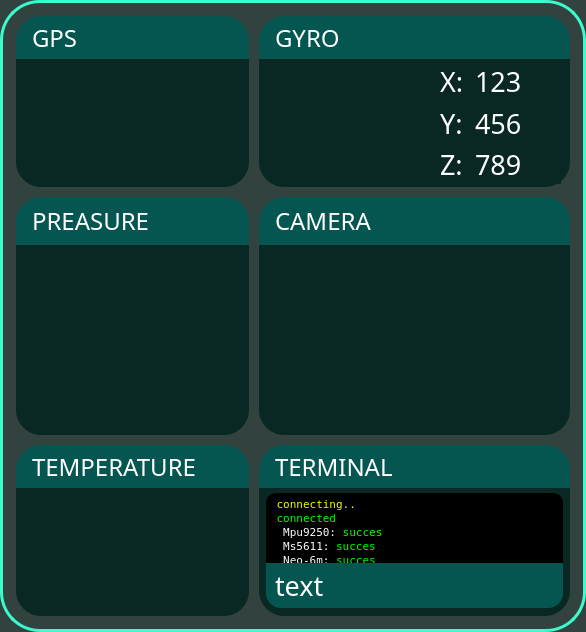
        <widget class="QWidget" name="centerColumn" native="true">
         <property name="font">
          <font>
           <family>BankGothic Md BT</family>
           <pointsize>20</pointsize>
          </font>
         </property>
         <property name="styleSheet">
          <string notr="true">background-color: rgb(50, 66, 63);
opacity: 50%;
border: 3px solid #3BFCCC;
border-radius: 40px;

</string>
         </property>
         <layout class="QVBoxLayout" name="verticalLayout_11">
          <item>
           <widget class="QWidget" name="chartBg" native="true">
            <property name="styleSheet">
             <string notr="true">border: 0px;</string>
            </property>
            <layout class="QGridLayout" name="gridLayout_3" rowstretch="3,2,2,3" columnstretch="3,0,4">
             <property name="leftMargin">
              <number>5</number>
             </property>
             <property name="topMargin">
              <number>5</number>
             </property>
             <property name="rightMargin">
              <number>5</number>
             </property>
             <property name="bottomMargin">
              <number>5</number>
             </property>
             <property name="spacing">
              <number>10</number>
             </property>
             <item row="1" column="2" rowspan="2">
              <widget class="QWidget" name="cameraBgg" native="true">
               <layout class="QVBoxLayout" name="verticalLayout_14">
                <property name="spacing">
                 <number>0</number>
                </property>
                <property name="leftMargin">
                 <number>0</number>
                </property>
                <property name="topMargin">
                 <number>0</number>
                </property>
                <property name="rightMargin">
                 <number>0</number>
                </property>
                <property name="bottomMargin">
                 <number>0</number>
                </property>
                <item>
                 <widget class="QWidget" name="cameraBg" native="true">
                  <property name="styleSheet">
                   <string notr="true">border-radius: 25px;</string>
                  </property>
                  <layout class="QVBoxLayout" name="verticalLayout_13" stretch="1,4">
                   <property name="spacing">
                    <number>0</number>
                   </property>
                   <property name="leftMargin">
                    <number>0</number>
                   </property>
                   <property name="topMargin">
                    <number>0</number>
                   </property>
                   <property name="rightMargin">
                    <number>0</number>
                   </property>
                   <property name="bottomMargin">
                    <number>0</number>
                   </property>
                   <item>
                    <widget class="QLabel" name="cameraText">
                     <property name="font">
                      <font>
                       <family>BankGothic Lt BT</family>
                       <pointsize>18</pointsize>
                      </font>
                     </property>
                     <property name="styleSheet">
                      <string notr="true">border: 0px;
background-color: #055651;
border-bottom-left-radius: 0 px;
border-bottom-right-radius: 0 px;
color: rgb(255, 255, 255);
padding-left: 10 px;</string>
                     </property>
                     <property name="text">
                      <string>CAMERA</string>
                     </property>
                     <property name="margin">
                      <number>0</number>
                     </property>
                    </widget>
                   </item>
                   <item>
                    <widget class="QWidget" name="cameraScreen" native="true">
                     <property name="styleSheet">
                      <string notr="true">border: 0px;
background-color: rgb(10, 40, 35);
border-top-left-radius: 0 px;
border-top-right-radius: 0 px;</string>
                     </property>
                     <layout class="QVBoxLayout" name="verticalLayout_22">
                      <item>
                       <widget class="QWidget" name="cameraInput" native="true"/>
                      </item>
                     </layout>
                    </widget>
                   </item>
                  </layout>
                 </widget>
                </item>
               </layout>
              </widget>
             </item>
             <item row="3" column="2">
              <widget class="QWidget" name="terminalBg" native="true">
               <property name="styleSheet">
                <string notr="true">border-radius: 25px;</string>
               </property>
               <layout class="QVBoxLayout" name="verticalLayout_9" stretch="1,3">
                <property name="spacing">
                 <number>0</number>
                </property>
                <property name="leftMargin">
                 <number>0</number>
                </property>
                <property name="topMargin">
                 <number>0</number>
                </property>
                <property name="rightMargin">
                 <number>0</number>
                </property>
                <property name="bottomMargin">
                 <number>0</number>
                </property>
                <item>
                 <widget class="QLabel" name="terminalText">
                  <property name="font">
                   <font>
                    <family>BankGothic Lt BT</family>
                    <pointsize>18</pointsize>
                   </font>
                  </property>
                  <property name="styleSheet">
                   <string notr="true">border: 0px;
background-color: #055651;
border-bottom-left-radius: 0 px;
border-bottom-right-radius: 0 px;
color: rgb(255, 255, 255);
padding-left: 10 px;</string>
                  </property>
                  <property name="text">
                   <string>TERMINAL</string>
                  </property>
                  <property name="margin">
                   <number>0</number>
                  </property>
                 </widget>
                </item>
                <item>
                 <widget class="QWidget" name="terminalScreen" native="true">
                  <property name="styleSheet">
                   <string notr="true">border: 0px;
background-color: rgb(10, 40, 35);
border-top-left-radius: 0 px;
border-top-right-radius: 0 px;</string>
                  </property>
                  <layout class="QGridLayout" name="gridLayout_7">
                   <property name="leftMargin">
                    <number>7</number>
                   </property>
                   <property name="topMargin">
                    <number>5</number>
                   </property>
                   <property name="rightMargin">
                    <number>7</number>
                   </property>
                   <property name="bottomMargin">
                    <number>5</number>
                   </property>
                   <property name="verticalSpacing">
                    <number>0</number>
                   </property>
                   <item row="0" column="0" colspan="2">
                    <widget class="QTextBrowser" name="terminalBrowser">
                     <property name="font">
                      <font>
                       <family>Terminal</family>
                       <pointsize>15</pointsize>
                      </font>
                     </property>
                     <property name="styleSheet">
                      <string notr="true">background-color: rgb(0, 0, 0);
border-bottom-right-radius: 0px;
border-bottom-left-radius: 0px;
border-top-right-radius: 10px;
border-top-left-radius: 10px;</string>
                     </property>
                     <property name="verticalScrollBarPolicy">
                      <enum>Qt::ScrollBarAlwaysOff</enum>
                     </property>
                     <property name="horizontalScrollBarPolicy">
                      <enum>Qt::ScrollBarAlwaysOff</enum>
                     </property>
                     <property name="html">
                      <string>&lt;!DOCTYPE HTML PUBLIC &quot;-//W3C//DTD HTML 4.0//EN&quot; &quot;http://www.w3.org/TR/REC-html40/strict.dtd&quot;&gt;
&lt;html&gt;&lt;head&gt;&lt;meta name=&quot;qrichtext&quot; content=&quot;1&quot; /&gt;&lt;style type=&quot;text/css&quot;&gt;
p, li { white-space: pre-wrap; }
&lt;/style&gt;&lt;/head&gt;&lt;body style=&quot; font-family:'Terminal'; font-size:15pt; font-weight:400; font-style:normal;&quot;&gt;
&lt;p style=&quot; margin-top:0px; margin-bottom:0px; margin-left:0px; margin-right:0px; -qt-block-indent:0; text-indent:0px;&quot;&gt;&lt;span style=&quot; font-size:8pt; color:#f3ff00;&quot;&gt; connecting..&lt;/span&gt;&lt;/p&gt;
&lt;p style=&quot; margin-top:0px; margin-bottom:0px; margin-left:0px; margin-right:0px; -qt-block-indent:0; text-indent:0px;&quot;&gt;&lt;span style=&quot; font-size:8pt; color:#00ff00;&quot;&gt; connected&lt;/span&gt;&lt;/p&gt;
&lt;p style=&quot; margin-top:0px; margin-bottom:0px; margin-left:0px; margin-right:0px; -qt-block-indent:0; text-indent:0px;&quot;&gt;&lt;span style=&quot; font-size:8pt; color:#00ff00;&quot;&gt;  &lt;/span&gt;&lt;span style=&quot; font-size:8pt; color:#ffffff;&quot;&gt;Mpu9250:&lt;/span&gt;&lt;span style=&quot; font-size:8pt; color:#00ff00;&quot;&gt; succes&lt;/span&gt;&lt;/p&gt;
&lt;p style=&quot; margin-top:0px; margin-bottom:0px; margin-left:0px; margin-right:0px; -qt-block-indent:0; text-indent:0px;&quot;&gt;&lt;span style=&quot; font-size:8pt; color:#00ff00;&quot;&gt;  &lt;/span&gt;&lt;span style=&quot; font-size:8pt; color:#ffffff;&quot;&gt;Ms5611:&lt;/span&gt;&lt;span style=&quot; font-size:8pt; color:#00ff00;&quot;&gt; succes&lt;/span&gt;&lt;/p&gt;
&lt;p style=&quot; margin-top:0px; margin-bottom:0px; margin-left:0px; margin-right:0px; -qt-block-indent:0; text-indent:0px;&quot;&gt;&lt;span style=&quot; font-size:8pt; color:#00ff00;&quot;&gt;  &lt;/span&gt;&lt;span style=&quot; font-size:8pt; color:#ffffff;&quot;&gt;Neo-6m:&lt;/span&gt;&lt;span style=&quot; font-size:8pt; color:#00ff00;&quot;&gt; succes&lt;/span&gt;&lt;/p&gt;
&lt;p style=&quot; margin-top:0px; margin-bottom:0px; margin-left:0px; margin-right:0px; -qt-block-indent:0; text-indent:0px;&quot;&gt;&lt;span style=&quot; font-size:8pt; color:#00ff00;&quot;&gt;  &lt;/span&gt;&lt;span style=&quot; font-size:8pt; color:#ffffff;&quot;&gt;Ov2735:&lt;/span&gt;&lt;span style=&quot; font-size:8pt; color:#00ff00;&quot;&gt; succes&lt;/span&gt;&lt;/p&gt;
&lt;p style=&quot; margin-top:0px; margin-bottom:0px; margin-left:0px; margin-right:0px; -qt-block-indent:0; text-indent:0px;&quot;&gt;&lt;span style=&quot; font-size:8pt; color:#00ff00;&quot;&gt;  &lt;/span&gt;&lt;span style=&quot; font-size:8pt; color:#ffffff;&quot;&gt;Xbee Pro S2C:&lt;/span&gt;&lt;span style=&quot; font-size:8pt; color:#00ff00;&quot;&gt; succes&lt;/span&gt;&lt;/p&gt;
&lt;p style=&quot;-qt-paragraph-type:empty; margin-top:0px; margin-bottom:0px; margin-left:0px; margin-right:0px; -qt-block-indent:0; text-indent:0px; font-size:8pt; color:#00ff00;&quot;&gt;&lt;br /&gt;&lt;/p&gt;
&lt;p style=&quot; margin-top:0px; margin-bottom:0px; margin-left:0px; margin-right:0px; -qt-block-indent:0; text-indent:0px;&quot;&gt;&lt;span style=&quot; font-family:'MS Shell Dlg 2'; font-size:8pt; color:#ffffff;&quot;&gt;  .reset&lt;/span&gt;&lt;/p&gt;
&lt;p style=&quot; margin-top:0px; margin-bottom:0px; margin-left:0px; margin-right:0px; -qt-block-indent:0; text-indent:0px;&quot;&gt;&lt;span style=&quot; font-size:8pt; color:#22ff00;&quot;&gt; resetted&lt;/span&gt;&lt;/p&gt;&lt;/body&gt;&lt;/html&gt;</string>
                     </property>
                    </widget>
                   </item>
                   <item row="1" column="0" colspan="2">
                    <widget class="QLineEdit" name="terminalTextInput">
                     <property name="styleSheet">
                      <string notr="true">background-color: rgb(5, 86, 81);
padding: 3px;
padding-left: 7px;
color: rgb(255, 255, 255);
border-bottom-right-radius: 15px;
border-bottom-left-radius: 15px;
border-top-right-radius: 0px;
border-top-left-radius: 0px;
margin-bottom: 3px;
</string>
                     </property>
                     <property name="text">
                      <string>text</string>
                     </property>
                    </widget>
                   </item>
                  </layout>
                 </widget>
                </item>
               </layout>
              </widget>
             </item>
             <item row="0" column="0">
              <widget class="QWidget" name="gpsBg" native="true">
               <property name="styleSheet">
                <string notr="true">border-radius: 25px;</string>
               </property>
               <layout class="QVBoxLayout" name="verticalLayout_12" stretch="1,3">
                <property name="spacing">
                 <number>0</number>
                </property>
                <property name="leftMargin">
                 <number>0</number>
                </property>
                <property name="topMargin">
                 <number>0</number>
                </property>
                <property name="rightMargin">
                 <number>0</number>
                </property>
                <property name="bottomMargin">
                 <number>0</number>
                </property>
                <item>
                 <widget class="QLabel" name="GpsText">
                  <property name="font">
                   <font>
                    <family>BankGothic Lt BT</family>
                    <pointsize>18</pointsize>
                   </font>
                  </property>
                  <property name="styleSheet">
                   <string notr="true">border: 0px;
background-color: #055651;
border-bottom-left-radius: 0 px;
border-bottom-right-radius: 0 px;
color: rgb(255, 255, 255);
padding-left: 10 px;</string>
                  </property>
                  <property name="text">
                   <string>GPS</string>
                  </property>
                  <property name="margin">
                   <number>0</number>
                  </property>
                 </widget>
                </item>
                <item>
                 <widget class="QWidget" name="gpsChartBg" native="true">
                  <property name="styleSheet">
                   <string notr="true">border: 0px;
background-color: rgb(10, 40, 35);
border-top-left-radius: 0 px;
border-top-right-radius: 0 px;</string>
                  </property>
                  <layout class="QVBoxLayout" name="verticalLayout_20">
                   <item>
                    <widget class="QGraphicsView" name="gpsChart"/>
                   </item>
                  </layout>
                 </widget>
                </item>
               </layout>
              </widget>
             </item>
             <item row="0" column="2">
              <widget class="QWidget" name="gyroBg" native="true">
               <property name="styleSheet">
                <string notr="true">border-radius: 25px;</string>
               </property>
               <layout class="QGridLayout" name="gridLayout_4" rowstretch="1,3" columnstretch="4,3">
                <property name="leftMargin">
                 <number>0</number>
                </property>
                <property name="topMargin">
                 <number>0</number>
                </property>
                <property name="rightMargin">
                 <number>0</number>
                </property>
                <property name="bottomMargin">
                 <number>0</number>
                </property>
                <property name="spacing">
                 <number>0</number>
                </property>
                <item row="1" column="0">
                 <widget class="QWidget" name="gyroScreen" native="true">
                  <property name="styleSheet">
                   <string notr="true">border: 0px;
background-color: rgb(10, 40, 35);
border-top-left-radius: 0 px;
border-top-right-radius: 0 px;

border-bottom-right-radius: 0 px;</string>
                  </property>
                 </widget>
                </item>
                <item row="0" column="0" colspan="2">
                 <widget class="QLabel" name="gyroText">
                  <property name="font">
                   <font>
                    <family>BankGothic Lt BT</family>
                    <pointsize>18</pointsize>
                   </font>
                  </property>
                  <property name="styleSheet">
                   <string notr="true">border: 0px;
background-color: #055651;
border-bottom-left-radius: 0 px;
border-bottom-right-radius: 0 px;
color: rgb(255, 255, 255);
padding-left: 10 px;</string>
                  </property>
                  <property name="text">
                   <string>GYRO</string>
                  </property>
                  <property name="margin">
                   <number>0</number>
                  </property>
                 </widget>
                </item>
                <item row="1" column="1">
                 <widget class="QWidget" name="gyroCor" native="true">
                  <property name="styleSheet">
                   <string notr="true">border: 0px;
background-color: rgb(10, 40, 35);
border-top-left-radius: 0 px;
border-top-right-radius: 0 px;
border-bottom-left-radius: 0 px;
</string>
                  </property>
                  <layout class="QGridLayout" name="gridLayout_5" columnstretch="1,3">
                   <property name="leftMargin">
                    <number>3</number>
                   </property>
                   <property name="topMargin">
                    <number>3</number>
                   </property>
                   <property name="rightMargin">
                    <number>9</number>
                   </property>
                   <property name="bottomMargin">
                    <number>3</number>
                   </property>
                   <property name="verticalSpacing">
                    <number>3</number>
                   </property>
                   <item row="0" column="0">
                    <widget class="QLabel" name="xText">
                     <property name="font">
                      <font>
                       <family>BankGothic Lt BT</family>
                       <pointsize>20</pointsize>
                       <weight>50</weight>
                       <italic>false</italic>
                       <bold>false</bold>
                      </font>
                     </property>
                     <property name="styleSheet">
                      <string notr="true">color: rgb(255, 255, 255);
border-radius: 25px;
font: 20pt &quot;BankGothic Lt BT&quot;;</string>
                     </property>
                     <property name="text">
                      <string>X:</string>
                     </property>
                    </widget>
                   </item>
                   <item row="0" column="1">
                    <widget class="QLabel" name="xInput">
                     <property name="font">
                      <font>
                       <family>BankGothic Lt BT</family>
                       <pointsize>20</pointsize>
                       <weight>50</weight>
                       <italic>false</italic>
                       <bold>false</bold>
                      </font>
                     </property>
                     <property name="styleSheet">
                      <string notr="true">color: rgb(255, 255, 255);
border-radius: 25px;
font: 20pt &quot;BankGothic Lt BT&quot;;</string>
                     </property>
                     <property name="text">
                      <string>123</string>
                     </property>
                    </widget>
                   </item>
                   <item row="1" column="0">
                    <widget class="QLabel" name="yText">
                     <property name="font">
                      <font>
                       <family>BankGothic Lt BT</family>
                       <pointsize>20</pointsize>
                       <weight>50</weight>
                       <italic>false</italic>
                       <bold>false</bold>
                      </font>
                     </property>
                     <property name="styleSheet">
                      <string notr="true">color: rgb(255, 255, 255);
border-radius: 25px;
font: 20pt &quot;BankGothic Lt BT&quot;;</string>
                     </property>
                     <property name="text">
                      <string>Y:</string>
                     </property>
                    </widget>
                   </item>
                   <item row="1" column="1">
                    <widget class="QLabel" name="yInput">
                     <property name="font">
                      <font>
                       <family>BankGothic Lt BT</family>
                       <pointsize>20</pointsize>
                       <weight>50</weight>
                       <italic>false</italic>
                       <bold>false</bold>
                      </font>
                     </property>
                     <property name="styleSheet">
                      <string notr="true">color: rgb(255, 255, 255);
border-radius: 25px;
font: 20pt &quot;BankGothic Lt BT&quot;;</string>
                     </property>
                     <property name="text">
                      <string>456</string>
                     </property>
                    </widget>
                   </item>
                   <item row="2" column="0">
                    <widget class="QLabel" name="zText">
                     <property name="font">
                      <font>
                       <family>BankGothic Lt BT</family>
                       <pointsize>20</pointsize>
                       <weight>50</weight>
                       <italic>false</italic>
                       <bold>false</bold>
                      </font>
                     </property>
                     <property name="styleSheet">
                      <string notr="true">color: rgb(255, 255, 255);
border-radius: 25px;
font: 20pt &quot;BankGothic Lt BT&quot;;</string>
                     </property>
                     <property name="text">
                      <string>Z:</string>
                     </property>
                    </widget>
                   </item>
                   <item row="2" column="1">
                    <widget class="QLabel" name="zInput">
                     <property name="font">
                      <font>
                       <family>BankGothic Lt BT</family>
                       <pointsize>20</pointsize>
                       <weight>50</weight>
                       <italic>false</italic>
                       <bold>false</bold>
                      </font>
                     </property>
                     <property name="styleSheet">
                      <string notr="true">color: rgb(255, 255, 255);
border-radius: 25px;
font: 20pt &quot;BankGothic Lt BT&quot;;</string>
                     </property>
                     <property name="text">
                      <string>789</string>
                     </property>
                    </widget>
                   </item>
                  </layout>
                 </widget>
                </item>
               </layout>
              </widget>
             </item>
             <item row="1" column="0" rowspan="2">
              <widget class="QWidget" name="preaBg" native="true">
               <property name="styleSheet">
                <string notr="true">border-radius: 25px;</string>
               </property>
               <layout class="QVBoxLayout" name="verticalLayout_15" stretch="1,4">
                <property name="spacing">
                 <number>0</number>
                </property>
                <property name="leftMargin">
                 <number>0</number>
                </property>
                <property name="topMargin">
                 <number>0</number>
                </property>
                <property name="rightMargin">
                 <number>0</number>
                </property>
                <property name="bottomMargin">
                 <number>0</number>
                </property>
                <item>
                 <widget class="QLabel" name="preaText">
                  <property name="font">
                   <font>
                    <family>BankGothic Lt BT</family>
                    <pointsize>18</pointsize>
                   </font>
                  </property>
                  <property name="layoutDirection">
                   <enum>Qt::LeftToRight</enum>
                  </property>
                  <property name="styleSheet">
                   <string notr="true">border: 0px;
background-color: #055651;
border-bottom-left-radius: 0 px;
border-bottom-right-radius: 0 px;
color: rgb(255, 255, 255);
padding-left: 10 px;

</string>
                  </property>
                  <property name="text">
                   <string>PREASURE</string>
                  </property>
                  <property name="margin">
                   <number>0</number>
                  </property>
                 </widget>
                </item>
                <item>
                 <widget class="QWidget" name="preaScreen" native="true">
                  <property name="styleSheet">
                   <string notr="true">border: 0px;
background-color: rgb(10, 40, 35);
border-top-left-radius: 0 px;
border-top-right-radius: 0 px;</string>
                  </property>
                  <layout class="QVBoxLayout" name="verticalLayout_19">
                   <item>
                    <widget class="QFrame" name="frame1">
                     <property name="frameShape">
                      <enum>QFrame::StyledPanel</enum>
                     </property>
                     <property name="frameShadow">
                      <enum>QFrame::Raised</enum>
                     </property>
                    </widget>
                   </item>
                  </layout>
                 </widget>
                </item>
               </layout>
              </widget>
             </item>
             <item row="3" column="0">
              <widget class="QWidget" name="tempBg" native="true">
               <property name="styleSheet">
                <string notr="true">border-radius: 25px;</string>
               </property>
               <layout class="QVBoxLayout" name="verticalLayout_16" stretch="1,3">
                <property name="spacing">
                 <number>0</number>
                </property>
                <property name="leftMargin">
                 <number>0</number>
                </property>
                <property name="topMargin">
                 <number>0</number>
                </property>
                <property name="rightMargin">
                 <number>0</number>
                </property>
                <property name="bottomMargin">
                 <number>0</number>
                </property>
                <item>
                 <widget class="QLabel" name="tempText">
                  <property name="font">
                   <font>
                    <family>BankGothic Lt BT</family>
                    <pointsize>18</pointsize>
                   </font>
                  </property>
                  <property name="layoutDirection">
                   <enum>Qt::LeftToRight</enum>
                  </property>
                  <property name="styleSheet">
                   <string notr="true">border: 0px;
background-color: #055651;
border-bottom-left-radius: 0 px;
border-bottom-right-radius: 0 px;
color: rgb(255, 255, 255);
padding-left: 10 px;
</string>
                  </property>
                  <property name="text">
                   <string>TEMPERATURE</string>
                  </property>
                  <property name="margin">
                   <number>0</number>
                  </property>
                 </widget>
                </item>
                <item>
                 <widget class="QWidget" name="tempScreen" native="true">
                  <property name="styleSheet">
                   <string notr="true">border: 0px;
background-color: rgb(10, 40, 35);
border-top-left-radius: 0 px;
border-top-right-radius: 0 px;</string>
                  </property>
                  <layout class="QVBoxLayout" name="verticalLayout_21">
                   <item>
                    <widget class="QFrame" name="frame2">
                     <property name="frameShape">
                      <enum>QFrame::StyledPanel</enum>
                     </property>
                     <property name="frameShadow">
                      <enum>QFrame::Raised</enum>
                     </property>
                    </widget>
                   </item>
                  </layout>
                 </widget>
                </item>
               </layout>
              </widget>
             </item>
            </layout>
           </widget>
          </item>
         </layout>
        </widget>
